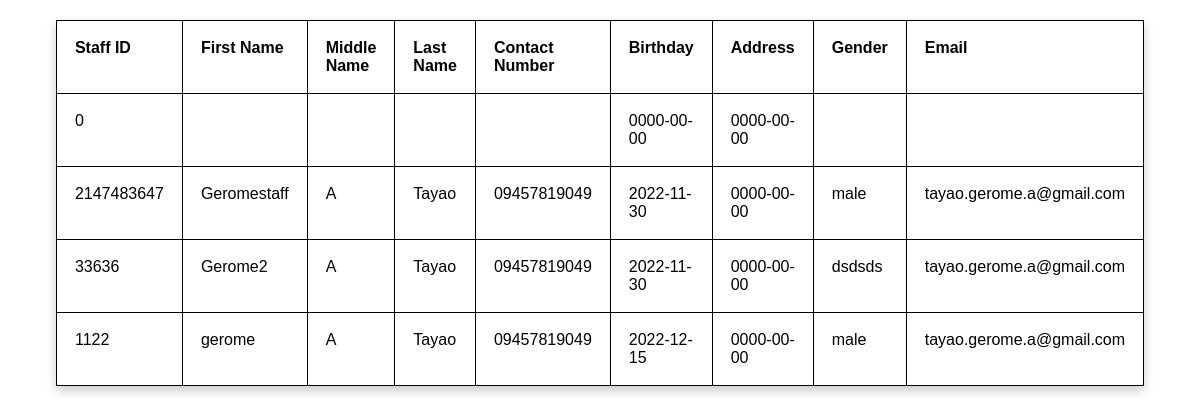
Page /display_staff.php on the committed database.
### tables this page shows
CREATE TABLE `ims_staff` (
  `staff_id` int(11) NOT NULL,
  `m_name` text NOT NULL,
  `l_name` text NOT NULL,
  `s_name` text NOT NULL,
  `con_num` text NOT NULL,
  `b_day` date NOT NULL,
  `gend` text NOT NULL,
  `adrrs` date NOT NULL,
  `f_name` text NOT NULL,
  `pass` text NOT NULL,
  `cpass` text NOT NULL,
  `email` text NOT NULL
);

### display_staff.php (the view, shortened to what this page needs)
   <!DOCTYPE html>
<html lang="en">
  <head>
  </head>
  <body>
   <?php
      function OpenCon()
    {
        $dbhost ="localhost";
        $dbuser ="root";
        $dbpass ="";
        $db = "tayao_ims";
$connection = new mysqli ($dbhost,$dbuser,$dbpass,$db) or die ("Connection Failed: %\n".$connection -> error);
return $connection;
}
      $connection = OpenCon();
          $sql_query = "SELECT * FROM ims_staff";
          $result = mysqli_query($connection, $sql_query);
          if(mysqli_num_rows($result) > 0)
          {
          echo '<table>
          <tr>
          <th> Staff ID</th>
          <th> First Name</th>
          <th> Middle Name</th>
          <th> Last Name</th>
          <th> Contact Number</th>
          <th> Birthday</th>
          <th> Address</th>
          <th> Gender</th>
		  <th> Email</th>
          </tr>';
          while($row = mysqli_fetch_assoc($result)){
              echo '<tr >
                              <td>' . $row["staff_id"] . '</td>
                              <td>' . $row["f_name"] . '</td>
                              <td>' . $row["m_name"] . '</td>
                              <td>' . $row["l_name"] . '</td>
                              <td> ' . $row["con_num"] . '</td>
                              <td>' . $row["b_day"] . '</td>
                              <td>' . $row["adrrs"] . '</td>
                              <td>' . $row["gend"] . '</td>
                              <td>' . $row["email"] . '</td>
                    </tr>';
          }
          echo '</table>';
          }
          else
          {
              echo "0 results";
          }
    ?>
	  </body>
</html>

### display_staff.php (style rules this page uses)
* { margin: 0; padding: 0; box-sizing: border-box; font-family: "Poppins", sans-serif; }
table { width: 90%; margin: 20px auto; font-family: Arial, Helvetica, sans-serif; box-shadow: 0 5px 10px rgba(0,0,0,0.2); }
table, tr, th, td { border: 1px solid black; border-collapse: collapse; padding: 18px; background-color: white; }
th, td { text-align: left; vertical-align: top; }

### rows in the picture
ims_staff: staff_id "0", b_day "0000-00-00", adrrs "0000-00-00"
ims_staff: staff_id "2147483647", f_name "Geromestaff", m_name "A", l_name "Tayao", con_num "09457819049", b_day "2022-11-30", adrrs "0000-00-00", gend "male", email "tayao.gerome.a@gmail.com"
ims_staff: staff_id "33636", f_name "Gerome2", m_name "A", l_name "Tayao", con_num "09457819049", b_day "2022-11-30", adrrs "0000-00-00", gend "dsdsds", email "tayao.gerome.a@gmail.com"
ims_staff: staff_id "1122", f_name "gerome", m_name "A", l_name "Tayao", con_num "09457819049", b_day "2022-12-15", adrrs "0000-00-00", gend "male", email "tayao.gerome.a@gmail.com"
